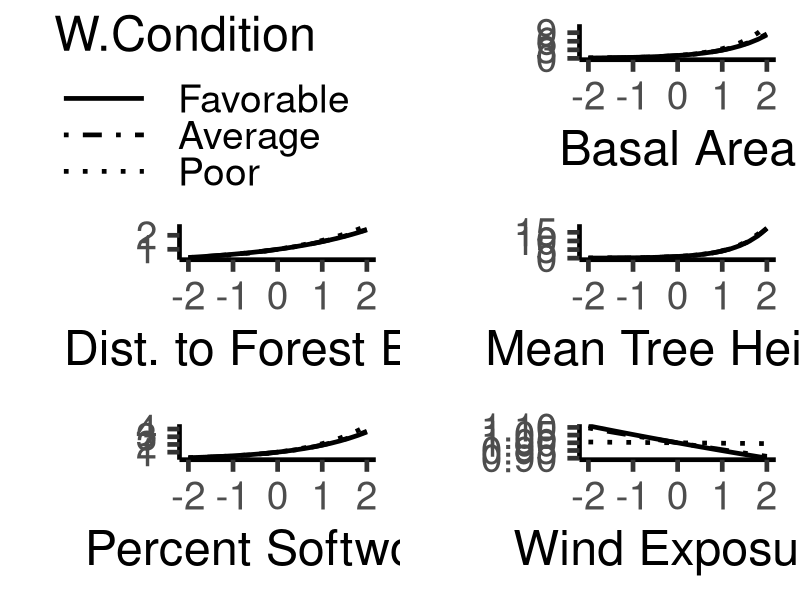
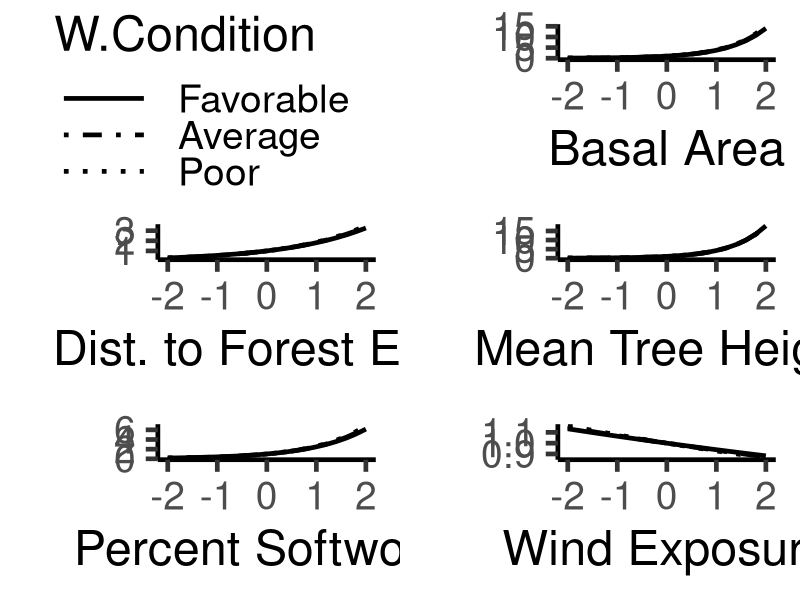
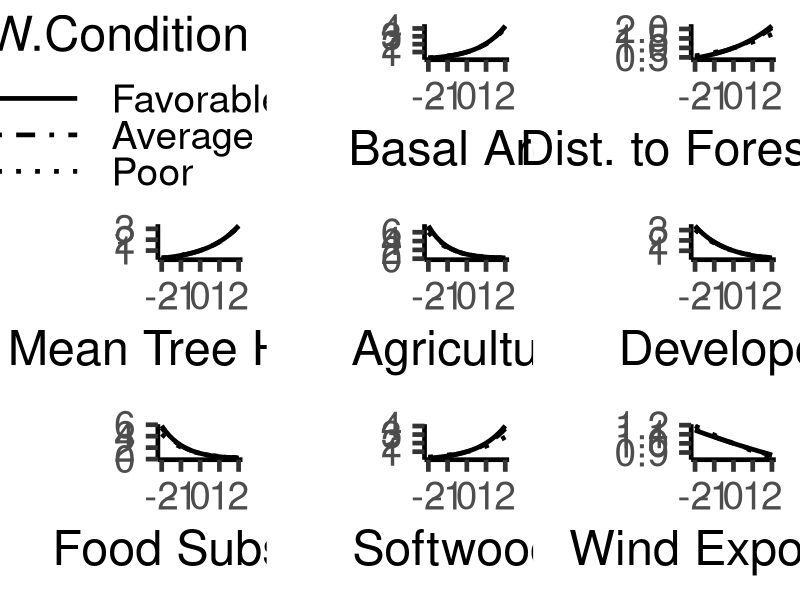
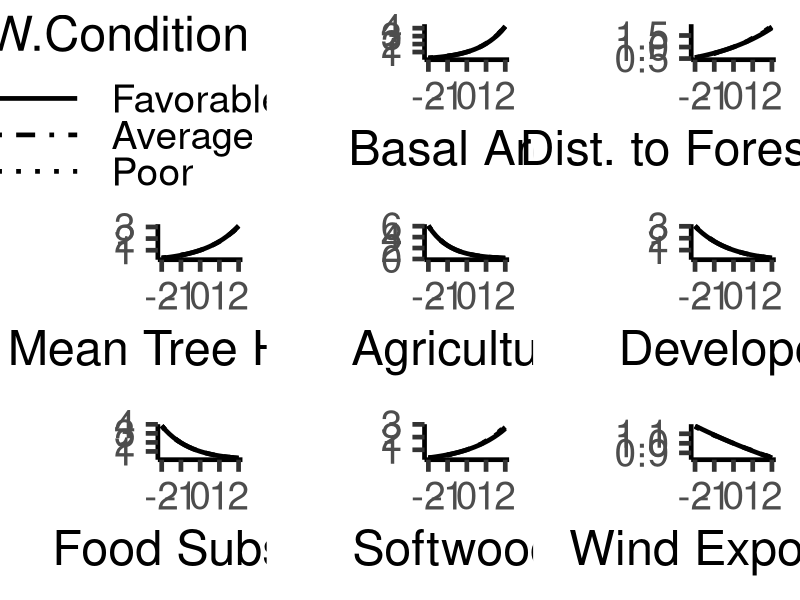
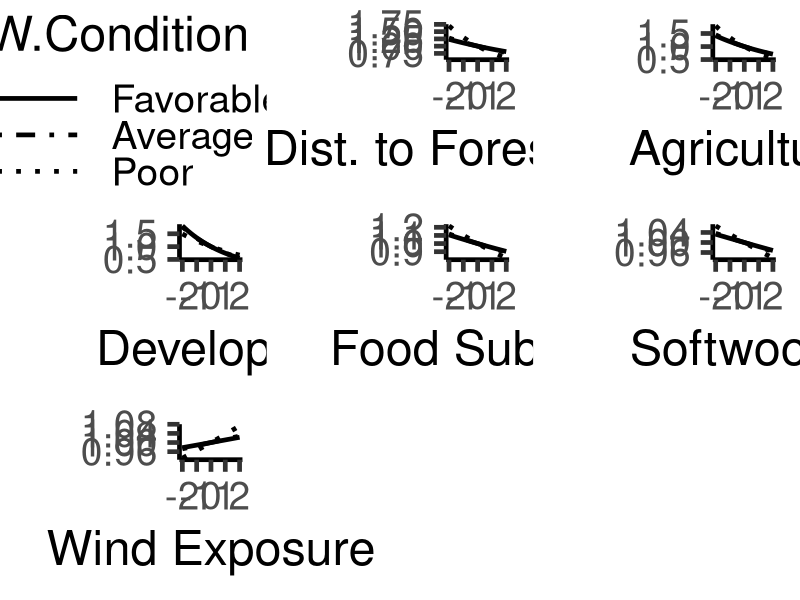
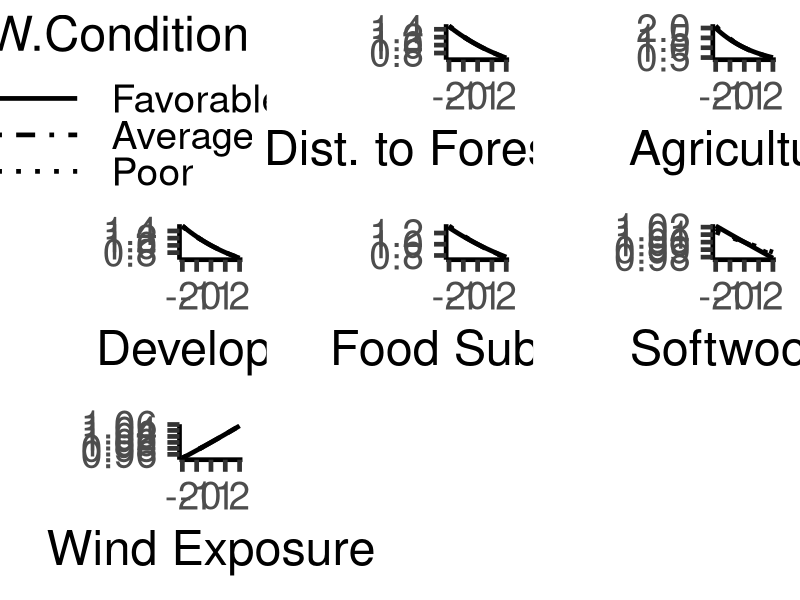

Source code (R) for these figures, in order:
require(dplyr)
require(ggplot2)
require(forcats)

################################################################################################
### Plot Matrix showing selection at Poor, Average, and Good Weather
require(cowplot)

interactions.raw <- read.csv("Results/CowplotData.csv") %>%
  mutate(Weath_Cov = ifelse(Weath_Cov == "WC_prev", "WC", Weath_Cov)) %>%
  arrange(Beh_State, LC_Cov) %>% 
  mutate(LC_Cov = ifelse(LC_Cov == "DtFE.Z", "Dist. to Forest Edge",
                         ifelse(LC_Cov == "PropAg.Z", "Agriculture",
                                ifelse(LC_Cov == "PropDev.Z", "Developed",
                                       ifelse(LC_Cov == "PropFoodSub.Z", "Food Subsidy",
                                              ifelse(LC_Cov == "PropSW.Z", "Softwoods",
                                                     ifelse(LC_Cov == "Wind.Exp.Z", "Wind Exposure",
                                                            ifelse(LC_Cov == "BA.Z", "Basal Area",
                                                                   ifelse(LC_Cov == "Ht.Z", "Mean Tree Height",
                                                                          ifelse(LC_Cov == "SW.Z", "Percent Softwood",
                                                                                 LC_Cov))))))))))


int.Snow.Roost <- interactions.raw %>% filter(Weath_Cov == "SD") %>% filter(Beh_State == "Roosting")
int.Wind.Roost <- interactions.raw %>% filter(Weath_Cov == "WC") %>% filter(Beh_State == "Roosting")
int.Snow.Loaf <- interactions.raw %>% filter(Weath_Cov == "SD") %>% filter(Beh_State == "Stationary") %>% distinct()
int.Wind.Loaf <- interactions.raw %>% filter(Weath_Cov == "WC") %>% filter(Beh_State == "Stationary") %>% distinct()
int.Snow.Forage <- interactions.raw %>% filter(Weath_Cov == "SD") %>% filter(Beh_State == "Mobile") %>% distinct()
int.Wind.Forage <- interactions.raw %>% filter(Weath_Cov == "WC") %>% filter(Beh_State == "Mobile") %>% distinct()
int.Wind <- interactions.raw %>% filter(Weath_Cov == "WC")
int.Snow <- interactions.raw %>% filter(Weath_Cov == "SD")

# Condition Thresholds (Used summary on raw data and chose near 1st/3rd Quantile and Mean)
###Roosting 
##Snow Depth 
snow.list <- list()
snow.plots <- list()
for(i in 1:length(int.Snow.Roost$LC_Cov)){
  snow.df <- data.frame(Behavior = int.Snow.Roost$Beh_State[i],
                        LC = int.Snow.Roost$LC_Cov[i],
                        LC.Coef = int.Snow.Roost$LC_Coef[i],
                        W.Coef = int.Snow.Roost$Weath_Coef[i],
                        Int.Coef = int.Snow.Roost$Interaction[i],
                        LC.Val = rep(seq(-2, 2,.2),3),
                        W.Val = rep(c(-0.8962,0,6.2074), each = 21),
                        W.Condition = rep(c("Favorable","Average","Poor"), each = 21)) %>%
    mutate(W.Condition = factor(W.Condition, levels = c("Favorable","Average","Poor"))) %>%
    arrange(W.Condition)
  snow.list[[i]] <- snow.df %>%
    mutate(Est = exp((LC.Coef*LC.Val) + (Int.Coef*LC.Val*W.Val)))
  snow.plot <- ggplot(data = snow.list[[i]], aes(x = LC.Val, y = Est, group = W.Condition)) +
    geom_line(aes(linetype = W.Condition), size = 1.6) +
    scale_linetype_manual(values = c("solid", 'dotdash', "dotted")) +
    theme_classic(base_size = 35) +
    xlab(snow.df$LC[i]) + ylab("")
  
  snow.plots[[i]] <- snow.plot + theme(legend.position="none")
}

legend <- get_legend(snow.plot + theme(legend.position = "right", legend.key.width=unit(1,"inch")))

jpeg('Results/Roost_Snow.jpg', width = 1500, height = 1500)
plot_grid(plotlist = snow.plots,
          legend,
          nrow = 3,
          # labels = "auto",
          # label_size = 35,
          align = "hv",
          axis = "lb"
)
dev.off()

##Wind Chill
wind.list <- list()
wind.plots <- list()
for(i in 1:length(int.Wind.Roost$LC_Cov)){
  wind.df <- data.frame(Behavior = int.Wind.Roost$Beh_State[i],
                        LC = int.Wind.Roost$LC_Cov[i],
                        LC.Coef = int.Wind.Roost$LC_Coef[i],
                        W.Coef = int.Wind.Roost$Weath_Coef[i],
                        Int.Coef = int.Wind.Roost$Interaction[i],
                        LC.Val = rep(seq(-2, 2,.2),3),
                        W.Val = rep(c(1.83460,0,-2.15336), each = 21),
                        W.Condition = rep(c("Favorable","Average","Poor"), each = 21)) %>%
    mutate(W.Condition = factor(W.Condition, levels = c("Favorable","Average","Poor"))) %>%
    arrange(W.Condition)
  wind.list[[i]] <- wind.df %>%
    mutate(Est = exp((LC.Coef*LC.Val) + (Int.Coef*LC.Val*W.Val)))
  wind.plot <- ggplot(data = wind.list[[i]], aes(x = LC.Val, y = Est, group = W.Condition)) +
    geom_line(aes(linetype = W.Condition), size = 1.6) +
    scale_linetype_manual(values = c("solid", 'dotdash', "dotted")) +
    theme_classic(base_size = 35) +
    xlab(wind.df$LC[i]) + ylab("")
  
  wind.plots[[i]] <- wind.plot + theme(legend.position="none")
}

legend <- get_legend(wind.plot + theme(legend.position = "right", legend.key.width=unit(1,"inch")))


jpeg('Results/Roost_Wind.jpg', width = 1500, height = 1500)
plot_grid(plotlist = wind.plots,
          legend,
          nrow = 3,
          # labels = "auto",
          # label_size = 35,
          align = "hv",
          axis = "lb"
)
dev.off()

###Loafing 
##Snow Depth 
snow.list <- list()
snow.plots <- list()
for(i in 1:length(int.Snow.Loaf$LC_Cov)){
  snow.df <- data.frame(Behavior = int.Snow.Loaf$Beh_State[i],
                        LC = int.Snow.Loaf$LC_Cov[i],
                        LC.Coef = int.Snow.Loaf$LC_Coef[i],
                        W.Coef = int.Snow.Loaf$Weath_Coef[i],
                        Int.Coef = int.Snow.Loaf$Interaction[i],
                        LC.Val = rep(seq(-2, 2,.2),3),
                        W.Val = rep(c(-1.13211,0,4.04389), each = 21),
                        W.Condition = rep(c("Favorable","Average","Poor"), each = 21)) %>%
    mutate(W.Condition = factor(W.Condition, levels = c("Favorable","Average","Poor")))
  snow.list[[i]] <- snow.df %>%
    mutate(Est = exp((LC.Coef*LC.Val) + (Int.Coef*LC.Val*W.Val)))
  snow.plot <- ggplot(data = snow.list[[i]], aes(x = LC.Val, y = Est, group = W.Condition)) +
    geom_line(aes(linetype = W.Condition), size = 1.6) +
    scale_linetype_manual(values = c("solid", 'dotdash', "dotted")) +
    theme_classic(base_size = 35) +
    xlab(snow.df$LC[i]) + ylab("")
  
  snow.plots[[i]] <- snow.plot + theme(legend.position="none")
}

legend <- get_legend(snow.plot + theme(legend.position = "right", legend.key.width=unit(1,"inch")))

jpeg('Results/Loafing_Snow.jpg', width = 1800, height = 1500)
plot_grid(plotlist = snow.plots,
          legend,
          nrow = 3,
          # labels = "auto",
          # label_size = 35,
          align = "hv",
          axis = "lb"
)
dev.off()

##Wind Chill
wind.list <- list()
wind.plots <- list()
for(i in 1:length(int.Wind.Loaf$LC_Cov)){
  wind.df <- data.frame(Behavior = int.Wind.Loaf$Beh_State[i],
                        LC = int.Wind.Loaf$LC_Cov[i],
                        LC.Coef = int.Wind.Loaf$LC_Coef[i],
                        W.Coef = int.Wind.Loaf$Weath_Coef[i],
                        Int.Coef = int.Wind.Loaf$Interaction[i],
                        LC.Val = rep(seq(-2, 2,.2),3),
                        W.Val = rep(c(2.04987,0,-1.97040), each = 21),
                        W.Condition = rep(c("Favorable","Average","Poor"), each = 21)) %>%
    mutate(W.Condition = factor(W.Condition, levels = c("Favorable","Average","Poor")))
  wind.list[[i]] <- wind.df %>%
    mutate(Est = exp((LC.Coef*LC.Val) + (Int.Coef*LC.Val*W.Val)))
  wind.plot <- ggplot(data = wind.list[[i]], aes(x = LC.Val, y = Est, group = W.Condition)) +
    geom_line(aes(linetype = W.Condition), size = 1.6) +
    scale_linetype_manual(values = c("solid", 'dotdash', "dotted")) +
    theme_classic(base_size = 35) +
    xlab(wind.df$LC[i]) + ylab("")
  
  wind.plots[[i]] <- wind.plot + theme(legend.position="none")
}

legend <- get_legend(wind.plot + theme(legend.position = "right", legend.key.width=unit(1,"inch")))

jpeg('Results/Loafing_Wind.jpg', width = 1800, height = 1500)
plot_grid(plotlist = wind.plots,
          legend,
          nrow = 3,
          # labels = "auto",
          # label_size = 35,
          align = "hv",
          axis = "lb"
)
dev.off()

###Foraging
##Snow Depth 
snow.list <- list()
snow.plots <- list()
for(i in 1:length(int.Snow.Forage$LC_Cov)){
  snow.df <- data.frame(Behavior = int.Snow.Forage$Beh_State[i],
                        LC = int.Snow.Forage$LC_Cov[i],
                        LC.Coef = int.Snow.Forage$LC_Coef[i],
                        W.Coef = int.Snow.Forage$Weath_Coef[i],
                        Int.Coef = int.Snow.Forage$Interaction[i],
                        LC.Val = rep(seq(-2, 2,.2),3),
                        W.Val = rep(c(-.8782,0,7.1013), each = 21),
                        W.Condition = rep(c("Favorable","Average","Poor"), each = 21)) %>%
    mutate(W.Condition = factor(W.Condition, levels = c("Favorable","Average","Poor")))
  snow.list[[i]] <- snow.df %>%
    mutate(Est = exp((LC.Coef*LC.Val) + (Int.Coef*LC.Val*W.Val)))
  snow.plot <- ggplot(data = snow.list[[i]], aes(x = LC.Val, y = Est, group = W.Condition)) +
    geom_line(aes(linetype = W.Condition), size = 1.6) +
    scale_linetype_manual(values = c("solid", 'dotdash', "dotted")) +
    theme_classic(base_size = 35) +
    xlab(snow.df$LC[i]) + ylab("")
  
  snow.plots[[i]] <- snow.plot + theme(legend.position="none")
}

legend <- get_legend(snow.plot + theme(legend.position = "right", legend.key.width=unit(1,"inch")))


jpeg('Results/Foraging_Snow.jpg', width = 1800, height = 1500)
plot_grid(plotlist = snow.plots,
          legend,
          nrow = 3,
          # labels = "auto",
          # label_size = 35,
          align = "hv",
          axis = "lb"
)
dev.off()

##Wind Chill
wind.list <- list()
wind.plots <- list()
for(i in 1:length(int.Wind.Forage$LC_Cov)){
  wind.df <- data.frame(Behavior = int.Wind.Forage$Beh_State[i],
                        LC = int.Wind.Forage$LC_Cov[i],
                        LC.Coef = int.Wind.Forage$LC_Coef[i],
                        W.Coef = int.Wind.Forage$Weath_Coef[i],
                        Int.Coef = int.Wind.Forage$Interaction[i],
                        LC.Val = rep(seq(-2, 2,.2),3),
                        W.Val = rep(c(1.7557,0,-2.2648), each = 21),
                        W.Condition = rep(c("Favorable","Average","Poor"), each = 21)) %>%
    mutate(W.Condition = factor(W.Condition, levels = c("Favorable","Average","Poor")))
  wind.list[[i]] <- wind.df %>%
    mutate(Est = exp((LC.Coef*LC.Val) + (Int.Coef*LC.Val*W.Val)))
  wind.plot <- ggplot(data = wind.list[[i]], aes(x = LC.Val, y = Est, group = W.Condition)) +
    geom_line(aes(linetype = W.Condition), size = 1.6) +
    scale_linetype_manual(values = c("solid", 'dotdash', "dotted")) +
    theme_classic(base_size = 35) +
    xlab(wind.df$LC[i]) + ylab("")
  
  wind.plots[[i]] <- wind.plot + theme(legend.position="none")
}

legend <- get_legend(wind.plot + theme(legend.position = "right", legend.key.width=unit(1,"inch")))


jpeg('Results/Foraging_Wind.jpg', width = 1800, height = 1500)
plot_grid(plotlist = wind.plots,
          legend,
          nrow = 3,
          # labels = "auto",
          # label_size = 35,
          align = "hv",
          axis = "lb"
)
dev.off()
